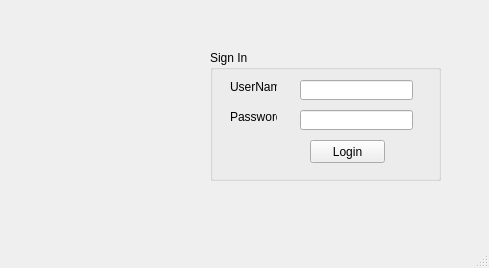
<?xml version="1.0" encoding="UTF-8"?>
<ui version="4.0">
 <class>MainWindow</class>
 <widget class="QMainWindow" name="MainWindow">
  <property name="geometry">
   <rect>
    <x>0</x>
    <y>0</y>
    <width>489</width>
    <height>268</height>
   </rect>
  </property>
  <property name="windowTitle">
   <string>MainWindow</string>
  </property>
  <widget class="QWidget" name="centralwidget">
   <widget class="QGroupBox" name="groupBox">
    <property name="geometry">
     <rect>
      <x>210</x>
      <y>50</y>
      <width>231</width>
      <height>131</height>
     </rect>
    </property>
    <property name="title">
     <string>Sign In</string>
    </property>
    <widget class="QLabel" name="label">
     <property name="geometry">
      <rect>
       <x>20</x>
       <y>30</y>
       <width>47</width>
       <height>13</height>
      </rect>
     </property>
     <property name="text">
      <string>UserName</string>
     </property>
    </widget>
    <widget class="QLabel" name="label_2">
     <property name="geometry">
      <rect>
       <x>20</x>
       <y>60</y>
       <width>47</width>
       <height>13</height>
      </rect>
     </property>
     <property name="text">
      <string>Password</string>
     </property>
    </widget>
    <widget class="QLineEdit" name="lineEdit_username">
     <property name="geometry">
      <rect>
       <x>90</x>
       <y>30</y>
       <width>113</width>
       <height>20</height>
      </rect>
     </property>
    </widget>
    <widget class="QLineEdit" name="lineEdit_password">
     <property name="geometry">
      <rect>
       <x>90</x>
       <y>60</y>
       <width>113</width>
       <height>20</height>
      </rect>
     </property>
    </widget>
    <widget class="QPushButton" name="pushButton_login">
     <property name="geometry">
      <rect>
       <x>100</x>
       <y>90</y>
       <width>75</width>
       <height>23</height>
      </rect>
     </property>
     <property name="text">
      <string>Login</string>
     </property>
    </widget>
   </widget>
   <widget class="QLabel" name="label_3">
    <property name="geometry">
     <rect>
      <x>40</x>
      <y>60</y>
      <width>121</width>
      <height>101</height>
     </rect>
    </property>
    <property name="text">
     <string/>
    </property>
    <property name="pixmap">
     <pixmap>../../Pic/loginicon.png.png</pixmap>
    </property>
   </widget>
  </widget>
  <widget class="QMenuBar" name="menubar">
   <property name="geometry">
    <rect>
     <x>0</x>
     <y>0</y>
     <width>489</width>
     <height>21</height>
    </rect>
   </property>
  </widget>
  <widget class="QStatusBar" name="statusbar"/>
 </widget>
 <resources/>
 <connections/>
</ui>
